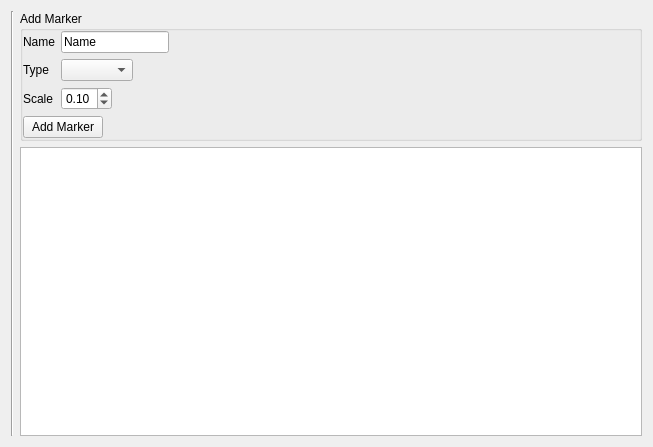
<?xml version="1.0" encoding="UTF-8"?>
<ui version="4.0">
 <class>Marker</class>
 <widget class="QWidget" name="Marker">
  <property name="geometry">
   <rect>
    <x>0</x>
    <y>0</y>
    <width>653</width>
    <height>447</height>
   </rect>
  </property>
  <property name="windowTitle">
   <string>Form</string>
  </property>
  <layout class="QHBoxLayout" name="horizontalLayout">
   <item>
    <widget class="Line" name="line_2">
     <property name="orientation">
      <enum>Qt::Vertical</enum>
     </property>
    </widget>
   </item>
   <item>
    <layout class="QVBoxLayout" name="right_vbox">
     <item>
      <widget class="QGroupBox" name="add_marker_group">
       <property name="title">
        <string>Add Marker</string>
       </property>
       <property name="flat">
        <bool>true</bool>
       </property>
       <layout class="QVBoxLayout" name="verticalLayout">
        <property name="leftMargin">
         <number>0</number>
        </property>
        <property name="topMargin">
         <number>0</number>
        </property>
        <property name="rightMargin">
         <number>0</number>
        </property>
        <property name="bottomMargin">
         <number>0</number>
        </property>
        <item>
         <layout class="QFormLayout" name="formLayout">
          <property name="sizeConstraint">
           <enum>QLayout::SetFixedSize</enum>
          </property>
          <property name="fieldGrowthPolicy">
           <enum>QFormLayout::FieldsStayAtSizeHint</enum>
          </property>
          <item row="1" column="0">
           <widget class="QLabel" name="name">
            <property name="text">
             <string>Name</string>
            </property>
           </widget>
          </item>
          <item row="1" column="1">
           <widget class="QLineEdit" name="name_input">
            <property name="text">
             <string>Name</string>
            </property>
           </widget>
          </item>
          <item row="3" column="0">
           <widget class="QLabel" name="scaleLabel">
            <property name="text">
             <string>Scale</string>
            </property>
           </widget>
          </item>
          <item row="3" column="1">
           <widget class="QDoubleSpinBox" name="scale">
            <property name="minimum">
             <double>0.050000000000000</double>
            </property>
            <property name="maximum">
             <double>1.000000000000000</double>
            </property>
            <property name="value">
             <double>0.100000000000000</double>
            </property>
           </widget>
          </item>
          <item row="2" column="1">
           <widget class="QComboBox" name="availableMarker"/>
          </item>
          <item row="2" column="0">
           <widget class="QLabel" name="label">
            <property name="text">
             <string>Type</string>
            </property>
           </widget>
          </item>
         </layout>
        </item>
        <item>
         <widget class="QPushButton" name="add">
          <property name="sizePolicy">
           <sizepolicy hsizetype="Maximum" vsizetype="Fixed">
            <horstretch>0</horstretch>
            <verstretch>0</verstretch>
           </sizepolicy>
          </property>
          <property name="text">
           <string>Add Marker</string>
          </property>
         </widget>
        </item>
       </layout>
      </widget>
     </item>
     <item>
      <widget class="QListWidget" name="existingMarker">
       <property name="sizePolicy">
        <sizepolicy hsizetype="Expanding" vsizetype="MinimumExpanding">
         <horstretch>0</horstretch>
         <verstretch>0</verstretch>
        </sizepolicy>
       </property>
      </widget>
     </item>
    </layout>
   </item>
  </layout>
 </widget>
 <resources/>
 <connections/>
</ui>
